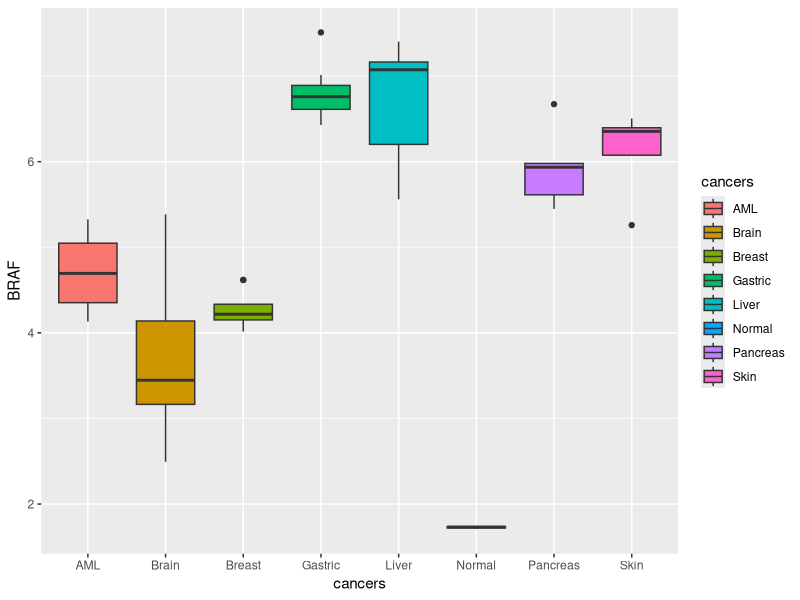

This figure's R source: (Note: this script raises an error after producing the figure.)

x <- rnorm(20)
summary(x)
y <- rnorm(30,mean = 1)
summary(y)
t.test(x,y)

x <- rnorm(20,mean = 1,sd = 1)
summary(x)
y <- rnorm(20,mean = 1,sd = 10)
summary(y)
t.test(x,y)

setwd("C:/Users/bioinf0/Desktop/work/Applied Statistics/Practical")
x = read.delim("cancer_stages.txt")

head(x)
rownames(x) = x[,1]
x = x[,-1]
x = log2(x+1)
x <- na.omit(x)
a = x[1:3,1]
a
b = x[4:10,1]
b
t.test(a,b)

t.test(x[1:3,5],x[4:10,5])
help("t.test")


x$cancers = rownames(x)
head(x)
x$cancers <- substr(x$cancers,1,nchar(x$cancers)-2)
y <- x[,c("BRAF","cancers")]
y
t.test(y[y$cancers=="AML",1],y[y$cancers=="Brain",1])
a <- aov(BRAF ~ cancers,y)
a
anova(a)
library(ggplot2)
ggplot(x,aes(cancers,BRAF,fill=cancers))+geom_boxplot()
TukeyHSD(a)

install.packages("multcomp")
library(multcomp)
summary(glht(a, linfct = mcp(cancers = "Tukey")))
y$cancers=as.factor(y$cancers)
a <- aov(BRAF ~ cancers,y)
anova(a)
summary(glht(a, linfct = mcp(cancers = "Tukey")))


y = t(x)
class(y)
y = data.frame(y)
class(y)
y$Gene = rownames(data.frame(y))
y
z = y[,"AML.1",drop=F]
z = y[,c("Gene","AML.1")]
z
ggplot(y,aes(x=Gene,y=AML.1))+geom_bar(stat="identity")
ggplot(y,aes(x=Gene,y=AML.1,fill=Gene))+geom_bar(stat="identity")
